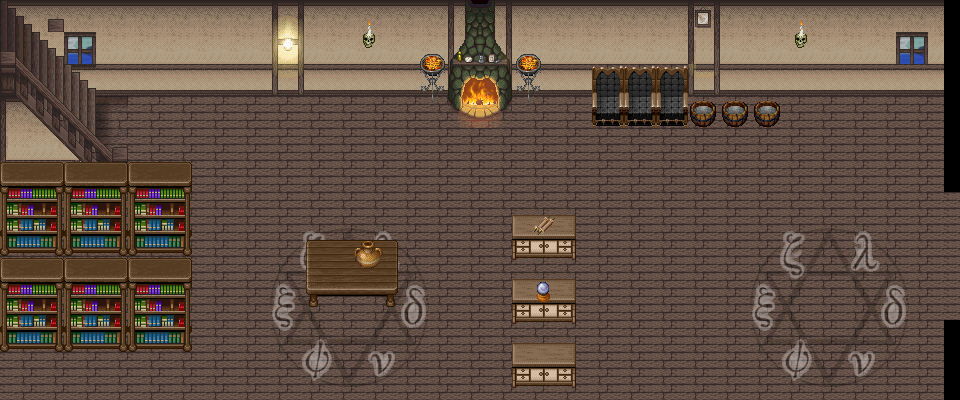

Rendered tile map (Tiled .tmx) drawn with the repository's tilesets; below, a short description and the map source with its tile grids summarised:
An orthogonal 60x25 tile map with 16x16 px tiles, 3 tile layers (background, first, second) and 14 objects (11x barrier, entrance).

<map version="1.0" orientation="orthogonal" width="60" height="25" tilewidth="16" tileheight="16">
 <properties>
  <property name="internal" value="1" />
  <property name="sound" value="sounds/town.mp3" />
  <property name="tmx" value="maps/M008.tmx" />
 </properties>
 <tileset firstgid="1" name="wizardhouse" tilewidth="16" tileheight="16">
  <image source="wizardhouse.png" width="256" height="704" />
 </tileset>
 <layer name="background" width="60" height="25">
  <data>[1500 cells, 1483 non-empty, 144 distinct tile ids]</data>
 </layer>
 <layer name="first" width="60" height="25">
  <data>[1500 cells, 500 non-empty, 198 distinct tile ids]</data>
 </layer>
 <layer name="second" width="60" height="25">
  <data>[1500 cells, 192 non-empty, 52 distinct tile ids]</data>
 </layer>
 <objectgroup name="entrances" width="60" height="25">
  <object name="chouse-2" type="entrance" x="928" y="192" width="32" height="128">
   <properties>
    <property name="ID" value="M006" />
    <property name="dest" value="city-chouse-2" />
   </properties>
  </object>
 </objectgroup>
 <objectgroup name="barriers" width="60" height="25">
  <object type="barrier" x="96" y="0" width="864" height="96" />
  <object type="barrier" x="0" y="400" width="960" height="16" />
  <object type="barrier" x="-16" y="0" width="16" height="416" />
  <object type="barrier" x="944" y="96" width="16" height="96" />
  <object type="barrier" x="512" y="208" width="64" height="192" />
  <object type="barrier" x="304" y="240" width="96" height="80" />
  <object type="barrier" x="0" y="160" width="192" height="192" />
  <object type="barrier" x="0" y="0" width="96" height="160" />
  <object type="barrier" x="592" y="96" width="192" height="32" />
  <object type="barrier" x="960" y="192" width="16" height="128" />
  <object type="barrier" x="944" y="320" width="16" height="80" />
 </objectgroup>
 <objectgroup name="semi-transparents" width="60" height="25" />
 <objectgroup name="objects" width="60" height="25">
  <object x="295" y="177">
   <properties>
    <property name="ID" value="N010" />
   </properties>
  </object>
  <object x="656" y="347">
   <properties>
    <property name="ID" value="N018" />
   </properties>
  </object>
 </objectgroup>
</map>
